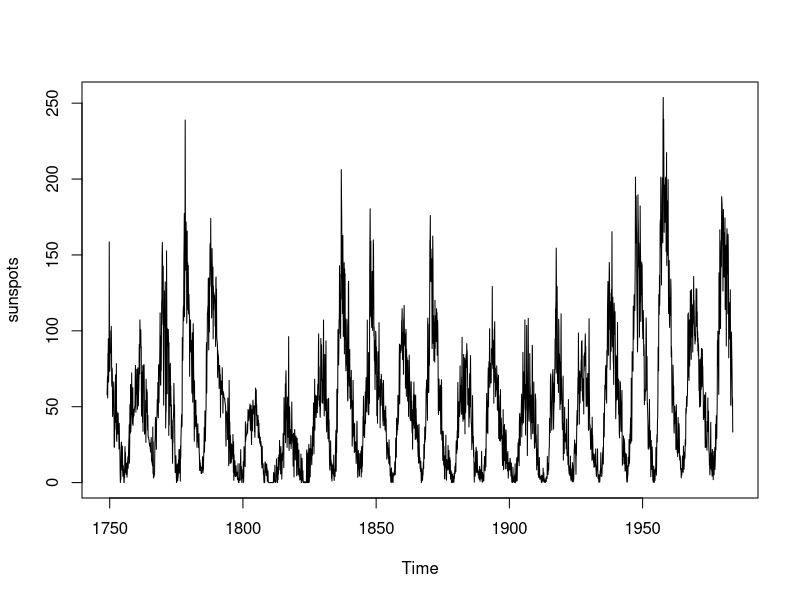
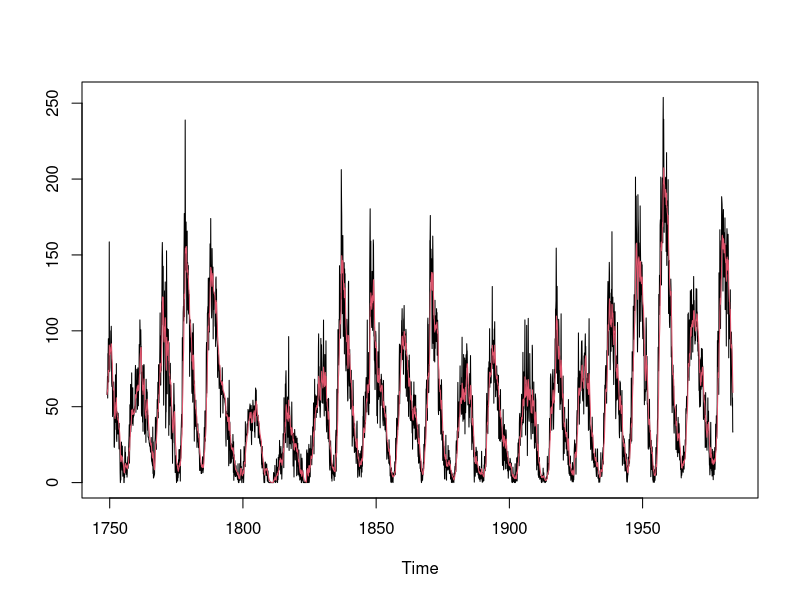
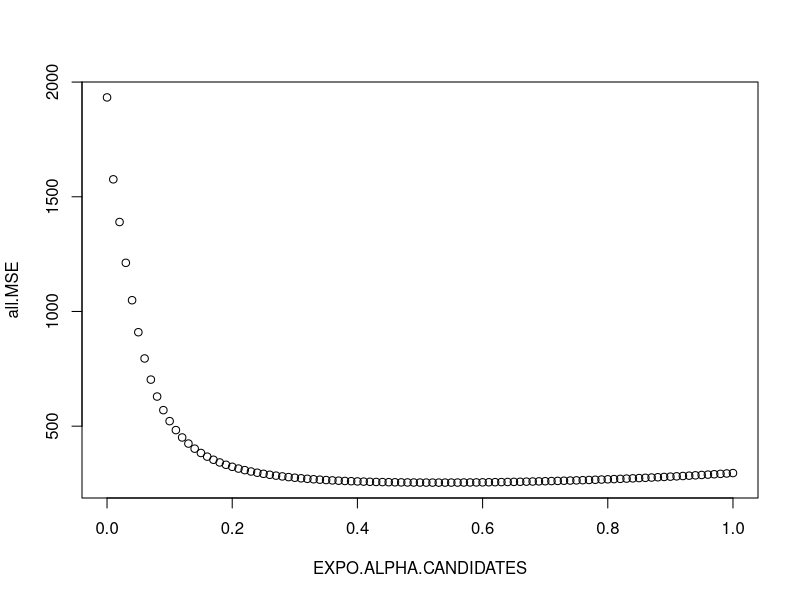
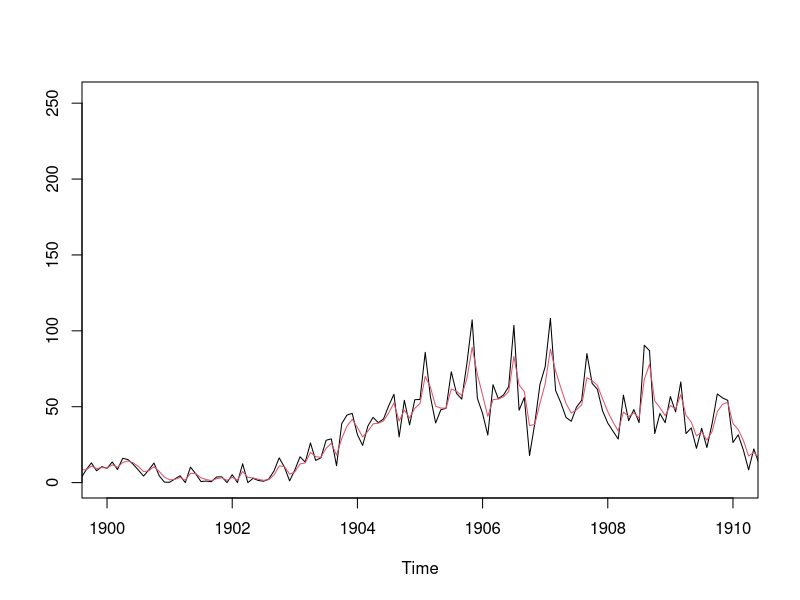
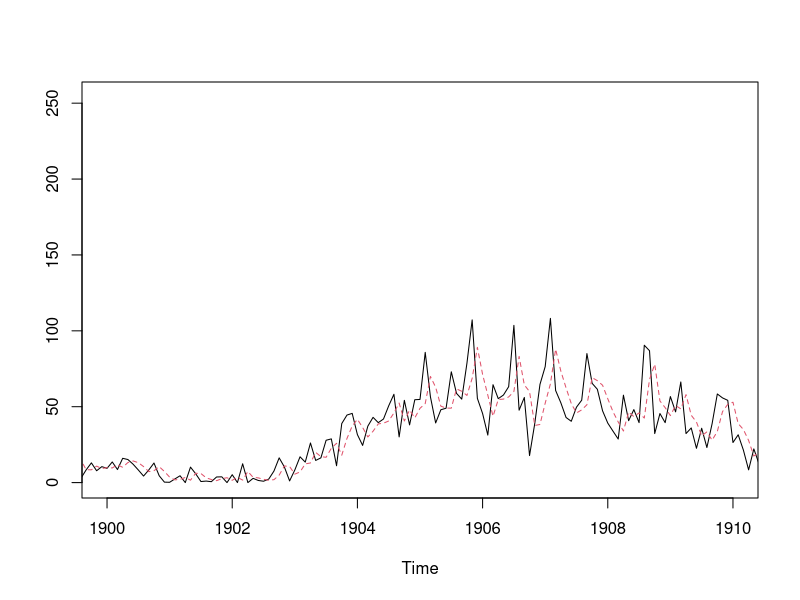
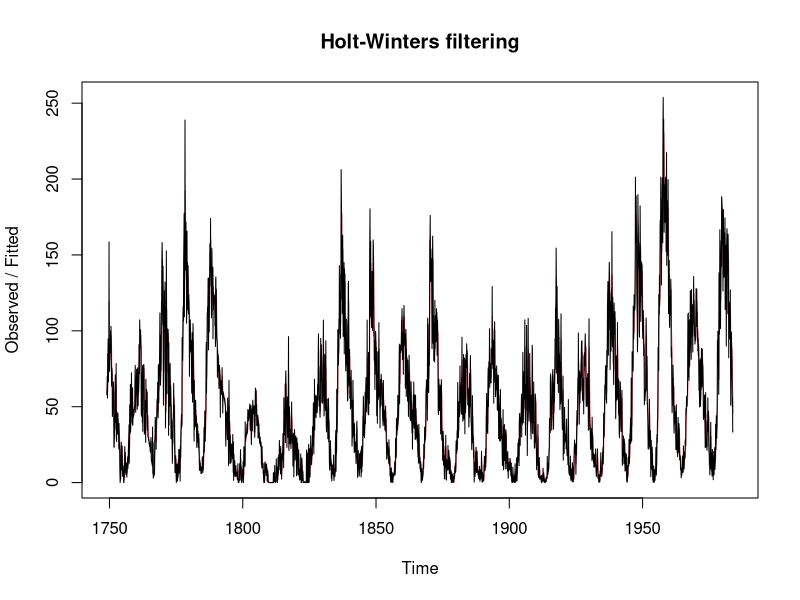

These charts were generated, in order, by the following R code:
#Load and plot data
data("sunspots")
plot(sunspots)

#Save the number of datapoints
sunspots.n <- length(sunspots)

#Fit exponential smoothing
EXPO.ALPHA <- 0.2 #Alpha value for smoothing

a <- sunspots[1]

#Create a for loop to calculate all values of a
for(t in 2:sunspots.n){
  a[t] <- EXPO.ALPHA*sunspots[t] + (1-EXPO.ALPHA)*a[t-1]
}

#Plot the fitted smoother and data
ts.plot(sunspots,a,col=c(1,2))

# Note that a[t] uses X[t] (e.g. sunspots[t])
# Prediction of X[t+k] at time t is given by a[t]
# Similarly, prediction of X[t] at time t-1 is given by a[t-1]

# Therefore, to compare the prediction accuracy of our method for one step ahead prediction...
# ...we need to compare a[t-1] versus X[t]

expo.residuals <- a[1:(sunspots.n-1)] - sunspots[2:sunspots.n]

# To evaluate how good this method is we can use either the mean squared errors (MSE):
mean(expo.residuals^2) #322.8939

# or the mean of the absolute deviations (MAD):
mean(abs(expo.residuals)) #12.95376

# In order to obtain the ideal model, we need to find the ideal EXPO.ALPHA value
# Following for loop goes through a series of candidates for ALPHA, and for each candidate ...
# ... fits an exponential smoothing and estimates the error of this model by computing the MSE

EXPO.ALPHA.CANDIDATES <- seq(0,1,length.out=101)
all.MSE <- c()

for(i in 1:length(EXPO.ALPHA.CANDIDATES)){
  
  #Set alpha
  EXPO.ALPHA <- EXPO.ALPHA.CANDIDATES[i]
  
  #Compute a[t] using our previous code
  a <- sunspots[1]
  
  for(t in 2:sunspots.n){
    a[t] <- EXPO.ALPHA*sunspots[t] + (1-EXPO.ALPHA)*a[t-1]
  }
  
  #compute residuals
  expo.residuals <- a[1:(sunspots.n-1)] - sunspots[2:sunspots.n]
  
  #Finally store the MSE
  all.MSE[i] <- mean(expo.residuals^2)
  
}

#Plot the alpha values versus the MSE of the fitted model
plot(EXPO.ALPHA.CANDIDATES,all.MSE)

#Find the best alpha value (one with the lowest MSE)
EXPO.ALPHA.CANDIDATES[which.min(all.MSE)] #0.53

#Set alpha to the best value and obtain the ideal exponential smoothing fit
EXPO.ALPHA <- EXPO.ALPHA.CANDIDATES[which.min(all.MSE)]
a <- sunspots[1]

for(t in 2:sunspots.n){
  a[t] <- EXPO.ALPHA*sunspots[t] + (1-EXPO.ALPHA)*a[t-1]
}

#Plot the fitted exponential smoother
ts.plot(sunspots,a,col=c(1,2),xlim=c(1900,1910))

#Plot the dataset versus the predictions for years 1900-1910
sunspots.predictions <- c(NA,a[-sunspots.n])
ts.plot(sunspots,sunspots.predictions,col=c(1,2),lty=c(1,2),xlim=c(1900,1910))

#alternatively compute the smoother using R
sunspots.HW <- HoltWinters(sunspots,alpha=0.53,beta=FALSE,gamma=FALSE)
sunspots.HW$SSE/sunspots.n #MSE of the model

plot(sunspots.HW)
